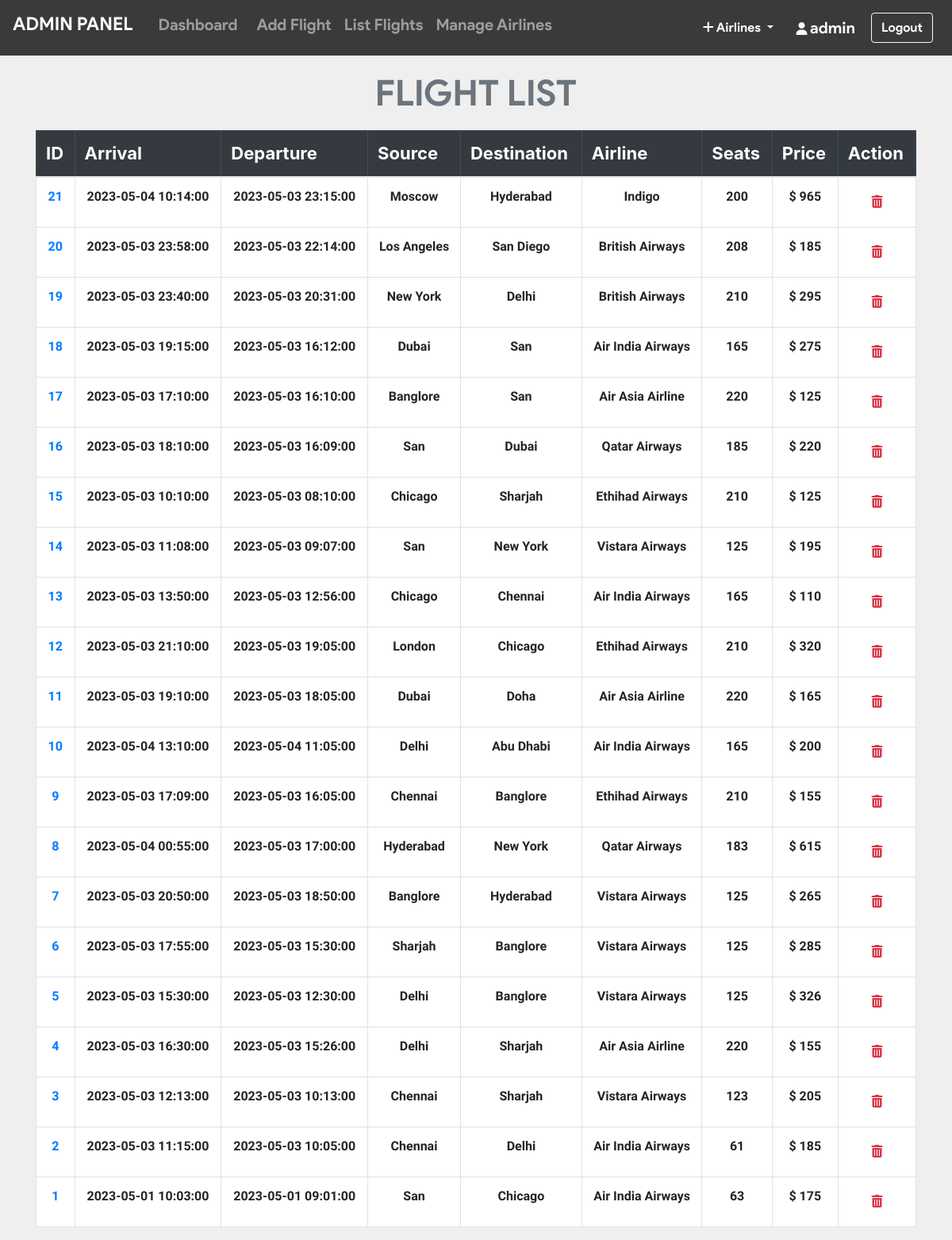
The app's page /admin/all_flights.php (signed in) with its own data.
### tables this page shows
CREATE TABLE `flight` (
  `flight_id` int(11) NOT NULL,
  `admin_id` int(11) NOT NULL,
  `arrivale` datetime NOT NULL,
  `departure` datetime NOT NULL,
  `Destination` varchar(20) NOT NULL,
  `source` varchar(20) NOT NULL,
  `airline` varchar(20) NOT NULL,
  `Seats` varchar(110) NOT NULL,
  `duration` varchar(20) NOT NULL,
  `Price` int(11) NOT NULL,
  `status` varchar(6) DEFAULT NULL,
  `issue` varchar(50) DEFAULT NULL,
  `last_seat` varchar(5) DEFAULT '',
  `bus_seats` int(11) DEFAULT '20',
  `last_bus_seat` varchar(5) DEFAULT ''
);

### admin/all_flights.php (the view, shortened to what this page needs)
<?php include_once 'header.php'; ?>
<?php include_once 'footer.php';
require '../helpers/init_conn_db.php';?>
    <main>
        <?php if(isset($_SESSION['adminId'])) { ?>
          <div class="container-md mt-2">
            <h1 class="display-4 text-center text-secondary"
              >FLIGHT LIST</h1>
            <table class="table table-bordered">
              <thead class="table-dark">
                <tr>
                  <th scope="col">ID</th>
                  <th scope="col">Arrival</th>
                  <th scope="col">Departure</th>
                  <th scope="col">Source</th>
                  <th scope="col">Destination</th>
                  <th scope="col">Airline</th>
                  <th scope="col">Seats</th>
                  <th scope="col">Price</th>
                  <th scope="col">Action</th>
                </tr>
              </thead>
              <tbody>
                <?php
                $sql = 'SELECT * FROM Flight ORDER BY flight_id DESC';
                $stmt = mysqli_stmt_init($conn);
                mysqli_stmt_prepare($stmt,$sql);
                mysqli_stmt_execute($stmt);
                $result = mysqli_stmt_get_result($stmt);
                while ($row = mysqli_fetch_assoc($result)) {
                  echo "
                  <tr class='text-center'>
                    <td scope='row'>
                      <a href='pass_list.php?flight_id=".$row['flight_id']."'>
                      ".$row['flight_id']." </a> </td>
                    <td>".$row['arrivale']."</td>
                    <td>".$row['departure']."</td>
                    <td>".$row['source']."</td>
                    <td>".$row['Destination']."</td>
                    <td>".$row['airline']."</td>
                    <td>".$row['Seats']."</td>
                    <td>$ ".$row['Price']."</td>
                    <td>
                    <form action='all_flights.php' method='post'>
                      <input name='flight_id' type='hidden' value=".$row['flight_id'].">
                      <button  class='btn' type='submit' name='del_flight'>
                      <i class='text-danger fa fa-trash'></i></button>
                    </form>
                    </td>
                  </tr>
                  ";
                }
                ?>
              </tbody>
            </table>
          </div>
        <?php } ?>
    </main>

### admin/all_flights.php (style rules this page uses)
table { background-color: white; }
h1 { margin-top: 20px; margin-bottom: 20px; font-family: 'product sans'; font-size: 45px !important; font-weight: lighter; }
body { background-color: #efefef; }
th { font-size: 22px; }
td { margin-top: 10px !important; font-size: 16px; font-weight: bold; font-family: 'Assistant', sans-serif !important; }

### records on screen
flight: flight_id "21", arrivale "2023-05-04 10:14:00", departure "2023-05-03 23:15:00", source "Moscow", Destination "Hyderabad", airline "Indigo", Seats "200", Price "965"
flight: flight_id "20", arrivale "2023-05-03 23:58:00", departure "2023-05-03 22:14:00", source "Los Angeles", Destination "San Diego", airline "British Airways", Seats "208", Price "185"
flight: flight_id "19", arrivale "2023-05-03 23:40:00", departure "2023-05-03 20:31:00", source "New York", Destination "Delhi", airline "British Airways", Seats "210", Price "295"
flight: flight_id "18", arrivale "2023-05-03 19:15:00", departure "2023-05-03 16:12:00", source "Dubai", Destination "San", airline "Air India Airways", Seats "165", Price "275"
flight: flight_id "17", arrivale "2023-05-03 17:10:00", departure "2023-05-03 16:10:00", source "Banglore", Destination "San", airline "Air Asia Airline", Seats "220", Price "125"
flight: flight_id "16", arrivale "2023-05-03 18:10:00", departure "2023-05-03 16:09:00", source "San", Destination "Dubai", airline "Qatar Airways", Seats "185", Price "220"
flight: flight_id "15", arrivale "2023-05-03 10:10:00", departure "2023-05-03 08:10:00", source "Chicago", Destination "Sharjah", airline "Ethihad Airways", Seats "210", Price "125"
flight: flight_id "14", arrivale "2023-05-03 11:08:00", departure "2023-05-03 09:07:00", source "San", Destination "New York", airline "Vistara Airways", Seats "125", Price "195"
flight: flight_id "13", arrivale "2023-05-03 13:50:00", departure "2023-05-03 12:56:00", source "Chicago", Destination "Chennai", airline "Air India Airways", Seats "165", Price "110"
flight: flight_id "12", arrivale "2023-05-03 21:10:00", departure "2023-05-03 19:05:00", source "London", Destination "Chicago", airline "Ethihad Airways", Seats "210", Price "320"
flight: flight_id "11", arrivale "2023-05-03 19:10:00", departure "2023-05-03 18:05:00", source "Dubai", Destination "Doha", airline "Air Asia Airline", Seats "220", Price "165"
flight: flight_id "10", arrivale "2023-05-04 13:10:00", departure "2023-05-04 11:05:00", source "Delhi", Destination "Abu Dhabi", airline "Air India Airways", Seats "165", Price "200"
flight: flight_id "9", arrivale "2023-05-03 17:09:00", departure "2023-05-03 16:05:00", source "Chennai", Destination "Banglore", airline "Ethihad Airways", Seats "210", Price "155"
flight: flight_id "8", arrivale "2023-05-04 00:55:00", departure "2023-05-03 17:00:00", source "Hyderabad", Destination "New York", airline "Qatar Airways", Seats "183", Price "615"
flight: flight_id "7", arrivale "2023-05-03 20:50:00", departure "2023-05-03 18:50:00", source "Banglore", Destination "Hyderabad", airline "Vistara Airways", Seats "125", Price "265"
flight: flight_id "6", arrivale "2023-05-03 17:55:00", departure "2023-05-03 15:30:00", source "Sharjah", Destination "Banglore", airline "Vistara Airways", Seats "125", Price "285"
flight: flight_id "5", arrivale "2023-05-03 15:30:00", departure "2023-05-03 12:30:00", source "Delhi", Destination "Banglore", airline "Vistara Airways", Seats "125", Price "326"
flight: flight_id "4", arrivale "2023-05-03 16:30:00", departure "2023-05-03 15:26:00", source "Delhi", Destination "Sharjah", airline "Air Asia Airline", Seats "220", Price "155"
flight: flight_id "3", arrivale "2023-05-03 12:13:00", departure "2023-05-03 10:13:00", source "Chennai", Destination "Sharjah", airline "Vistara Airways", Seats "123", Price "205"
flight: flight_id "2", arrivale "2023-05-03 11:15:00", departure "2023-05-03 10:05:00", source "Chennai", Destination "Delhi", airline "Air India Airways", Seats "61", Price "185"
flight: flight_id "1", arrivale "2023-05-01 10:03:00", departure "2023-05-01 09:01:00", source "San", Destination "Chicago", airline "Air India Airways", Seats "63", Price "175"

### other values on screen
$_SESSION['adminUname'] "admin"
